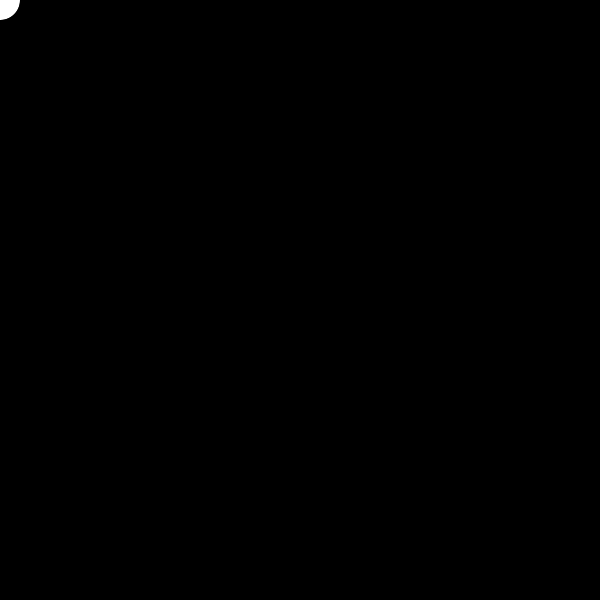
Frame 1 (no input)
Frame 60 (the mouse pressed at the canvas centre just before this capture): identical to frame 1, image omitted
Frame 120 (the mouse held since frame 60 and released just before this capture): identical to frame 1, image omitted

The Processing sketch that drew this single still picture (run headless with seeded random() and noise(); from frame 60 on, the mouse is pressed at the canvas centre):

// Processing sketch: Untitled
// ── Untitled.pde
float ball_posX;
float ball_posY;
float centre;

void setup() {
  centre = (width%2);
  size(600, 600);
  ball_posY = centre;
  ball_posX = centre;
}

void draw() {
  background(0);
  ellipse(ball_posX, ball_posY, 40, 40);
}

void keyPressed() {
  if (key == 'w') {
  }
  if (key == 'a') {
  }
  if (key == 's') {
  }
  if (key == 'd') {
  }
}
//bazinga
